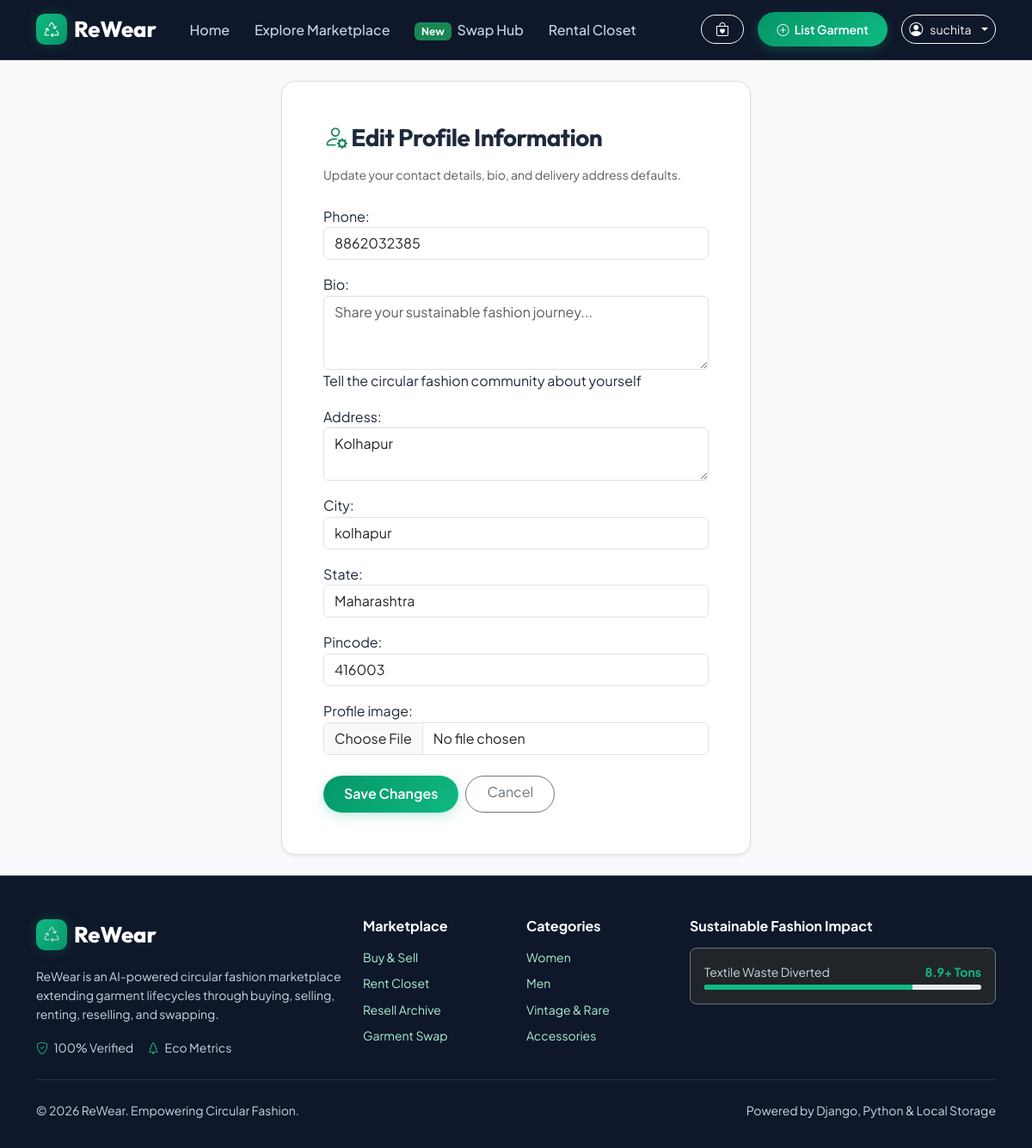
Page /profile/edit/ (signed in) on the committed database.
### marketplace/models.py (models this page shows, shortened)
class UserProfile(models.Model):
    user = models.OneToOneField(User, on_delete=models.CASCADE, related_name='profile')
    phone = models.CharField(max_length=15, blank=True)
    bio = models.TextField(blank=True, help_text="Tell the circular fashion community about yourself")
    address = models.TextField(blank=True)
    city = models.CharField(max_length=100, blank=True)
    state = models.CharField(max_length=100, blank=True)
    pincode = models.CharField(max_length=10, blank=True)
    profile_image = models.ImageField(upload_to='profiles/', blank=True, null=True)
    sustainability_points = models.PositiveIntegerField(default=120)
    eco_level = models.CharField(max_length=50, default='Eco Pioneer')

### marketplace/views.py (the view)
# urls.py: path('profile/edit/', views.edit_profile_view, name='edit_profile'),
@login_required
def edit_profile_view(request):
    profile, _ = UserProfile.objects.get_or_create(user=request.user)
    if request.method == 'POST':
        form = UserProfileForm(request.POST, request.FILES, instance=profile)
        if form.is_valid():
            form.save()
            messages.success(request, "Profile updated successfully!")
            return redirect('profile')
    else:
        form = UserProfileForm(instance=profile)
    return render(request, 'marketplace/edit_profile.html', {'form': form})

### marketplace/forms.py
class UserProfileForm(forms.ModelForm):
    class Meta:
        model = UserProfile
        fields = ("phone", "bio", "address", "city", "state", "pincode", "profile_image")
        widgets = {
            'phone': forms.TextInput(attrs={'class': 'form-control', 'placeholder': '+91 9876543210'}),
            'bio': forms.Textarea(attrs={'class': 'form-control', 'rows': 3, 'placeholder': 'Share your sustainable fashion journey...'}),
            'address': forms.Textarea(attrs={'class': 'form-control', 'rows': 2, 'placeholder': 'Street Address'}),
            'city': forms.TextInput(attrs={'class': 'form-control'}),
            'state': forms.TextInput(attrs={'class': 'form-control'}),
            'pincode': forms.TextInput(attrs={'class': 'form-control'}),
            'profile_image': forms.FileInput(attrs={'class': 'form-control'}),
        }

### marketplace/context_processors.py (called while the page is built)
def cart_context(request):
    if request.user.is_authenticated:
        count = CartItem.objects.filter(user=request.user).count()
        profile, _ = UserProfile.objects.get_or_create(user=request.user)
        return {
            'cart_count': count,
            'user_profile': profile,
        }
    return {
        'cart_count': 0,
        'user_profile': None,
    }

### marketplace/templates/marketplace/edit_profile.html (shortened to what this page needs)
{% extends 'base.html' %}
{% block content %}
<div class="container py-4">
    <div class="row justify-content-center">
        <div class="col-lg-6">
            <div class="bg-white p-4 p-md-5 rounded-4 shadow-sm border">
                <h3 class="fw-bold mb-3"><i class="bi bi-person-gear text-success"></i> Edit Profile Information</h3>
                <p class="text-muted small mb-4">Update your contact details, bio, and delivery address defaults.</p>
                <form method="POST" enctype="multipart/form-data">
                    {{ form.as_p }}
                    <div class="d-flex gap-2 mt-4">
                        <button type="submit" class="btn btn-rewear-primary rounded-pill px-4">Save Changes</button>
                        <a href="{% url 'profile' %}" class="btn btn-outline-secondary rounded-pill px-4">Cancel</a>
                    </div>
                </form>
            </div>
        </div>
    </div>
</div>
{% endblock %}

### marketplace/templates/base.html (shortened to what this page needs)
{% load static %}
<!DOCTYPE html>
<html lang="en">
<head>
    <link href="https://cdn.jsdelivr.net/npm/bootstrap@5.3.2/dist/css/bootstrap.min.css" rel="stylesheet">
    <link rel="stylesheet" href="https://cdn.jsdelivr.net/npm/bootstrap-icons@1.11.1/font/bootstrap-icons.css">
    <link rel="stylesheet" href="{% static 'css/style.css' %}">
</head>
<body>
    <nav class="navbar navbar-expand-lg rewear-navbar navbar-dark">
        <div class="container">
            <a class="rewear-brand" href="{% url 'home' %}">
                <span class="eco-icon"><i class="bi bi-recycle"></i></span>
                ReWear
            </a>
            <div class="collapse navbar-collapse" id="navbarContent">
                <ul class="navbar-nav me-auto mb-2 mb-lg-0 ms-lg-4">
                    <li class="nav-item">
                        <a class="nav-link" href="{% url 'home' %}">Home</a>
                    </li>
                    <li class="nav-item">
                        <a class="nav-link" href="{% url 'catalog' %}">Explore Marketplace</a>
                    </li>
                    <li class="nav-item">
                        <a class="nav-link" href="{% url 'catalog' %}?type=swap"><span class="badge bg-success me-1">New</span> Swap Hub</a>
                    </li>
                    <li class="nav-item">
                        <a class="nav-link" href="{% url 'catalog' %}?type=rent">Rental Closet</a>
                    </li>
                </ul>
                <div class="d-flex align-items-center gap-3">
                    <a href="{% url 'cart_view' %}" class="btn btn-outline-light position-relative btn-sm px-3 rounded-pill">
                        <i class="bi bi-bag-heart fs-6"></i>
                    </a>
                    {% if user.is_authenticated %}
                        <a href="{% url 'add_listing' %}" class="btn btn-rewear-primary btn-sm rounded-pill">
                            <i class="bi bi-plus-circle me-1"></i> List Garment
                        </a>
                        <div class="dropdown">
                            <button class="btn btn-outline-light btn-sm rounded-pill dropdown-toggle d-flex align-items-center gap-2" type="button" data-bs-toggle="dropdown">
                                <i class="bi bi-person-circle fs-6"></i>
                                <span>{{ user.first_name|default:user.username }}</span>
                            </button>
                        </div>
                    {% else %}
                        <a href="{% url 'login' %}" class="btn btn-outline-light btn-sm rounded-pill px-3">Log In</a>
                        <a href="{% url 'signup' %}" class="btn btn-rewear-primary btn-sm rounded-pill px-3">Sign Up</a>
                    {% endif %}
                </div>
            </div>
        </div>
    </nav>
    <main class="flex-grow-1">
        {% block content %}{% endblock %}
    </main>
    <footer>
        <div class="container">
            <div class="row g-4">
                <div class="col-lg-4">
                    <a class="rewear-brand mb-3" href="{% url 'home' %}">
                        <span class="eco-icon"><i class="bi bi-recycle"></i></span>
                        ReWear
                    </a>
                    <p class="small text-slate mt-2" style="color: #cbd5e1;">
                        ReWear is an AI-powered circular fashion marketplace extending garment lifecycles through buying, selling, renting, reselling, and swapping.
                    </p>
                    <div class="d-flex gap-3 text-light small">
                        <span style="color: #cbd5e1;"><i class="bi bi-shield-check me-1" style="color:#10b981;"></i> 100% Verified</span>
                        <span style="color: #cbd5e1;"><i class="bi bi-tree me-1" style="color:#10b981;"></i> Eco Metrics</span>
                    </div>
                </div>
                <div class="col-lg-2 col-6">
                    <h6 class="text-white mb-3 fw-bold">Marketplace</h6>
                    <ul class="list-unstyled small">
                        <li class="mb-2"><a href="{% url 'catalog' %}?type=sell">Buy & Sell</a></li>
                        <li class="mb-2"><a href="{% url 'catalog' %}?type=rent">Rent Closet</a></li>
                        <li class="mb-2"><a href="{% url 'catalog' %}?type=resell">Resell Archive</a></li>
                        <li class="mb-2"><a href="{% url 'catalog' %}?type=swap">Garment Swap</a></li>
                    </ul>
                </div>
                <div class="col-lg-2 col-6">
                    <h6 class="text-white mb-3 fw-bold">Categories</h6>
                    <ul class="list-unstyled small">
                        <li class="mb-2"><a href="{% url 'catalog' %}?category=women">Women</a></li>
                        <li class="mb-2"><a href="{% url 'catalog' %}?category=men">Men</a></li>
                        <li class="mb-2"><a href="{% url 'catalog' %}?category=vintage">Vintage & Rare</a></li>
                        <li class="mb-2"><a href="{% url 'catalog' %}?category=accessories">Accessories</a></li>
                    </ul>
                </div>
                <div class="col-lg-4">
                    <h6 class="text-white mb-3 fw-bold">Sustainable Fashion Impact</h6>
                    <div class="p-3 rounded-3 bg-dark border border-secondary text-white small">
                        <div class="d-flex justify-content-between mb-1">
                            <span style="color: #cbd5e1;">Textile Waste Diverted</span>
                            <span class="text-success fw-bold" style="color:#10b981 !important;">8.9+ Tons</span>
                        </div>
                        <div class="progress" style="height: 6px;">
                            <div class="progress-bar" role="progressbar" style="width: 75%; background:#10b981;" aria-valuenow="75" aria-valuemin="0" aria-valuemax="100"></div>
                        </div>
                    </div>
                </div>
            </div>
            <hr class="border-secondary my-4">
            <div class="d-flex flex-wrap justify-content-between align-items-center small" style="color: #cbd5e1;">
                <p class="mb-0" style="color: #cbd5e1;">&copy; 2026 ReWear. Empowering Circular Fashion.</p>
                <p class="mb-0" style="color: #cbd5e1;">Powered by Django, Python & Local Storage</p>
            </div>
        </div>
    </footer>
</body>
</html>

### marketplace/static/css/style.css (style rules this page uses)
:root { --primary-emerald: #059669; --primary-hover: #047857; --primary-light: #ecfdf5; --accent-mint: #10b981; --accent-glow: rgba(16, 185, 129, 0.25); --dark-slate: #0f172a; --card-bg: #ffffff; --body-bg: #f8fafc; --text-main: #1e293b; --text-muted: #64748b; --border-subtle: #e2e8f0; --glass-bg: rgba(255, 255, 255, 0.85); --glass-border: rgba(255, 255, 255, 0.4); --radius-lg: 16px; --radius-md: 12px; --shadow-sm: 0 2px 8px rgba(15, 23, 42, 0.04); --shadow-md: 0 10px 30px -5px rgba(15, 23, 42, 0.08); --shadow-lg: 0 20px 40px -10px rgba(5, 150, 105, 0.15); }
body { font-family: 'Plus Jakarta Sans', -apple-system, BlinkMacSystemFont, sans-serif; background-color: var(--body-bg); color: var(--text-main); line-height: 1.6; min-height: 100vh; display: flex; flex-direction: column; }
h1, h2, h3, h4, h5, .brand-font { font-family: 'Outfit', sans-serif; font-weight: 700; letter-spacing: -0.02em; }
.rewear-navbar { background: var(--dark-slate); backdrop-filter: blur(12px); padding: 0.85rem 0; position: sticky; top: 0; z-index: 1000; border-bottom: 1px solid rgba(255, 255, 255, 0.1); }
.rewear-brand { font-family: 'Outfit', sans-serif; font-weight: 800; font-size: 1.6rem; color: #ffffff !important; display: flex; align-items: center; gap: 0.5rem; text-decoration: none; }
.rewear-brand .eco-icon { background: linear-gradient(135deg, #10b981, #059669); color: white; width: 36px; height: 36px; border-radius: 10px; display: inline-flex; align-items: center; justify-content: center; font-size: 1.1rem; box-shadow: 0 0 15px var(--accent-glow); }
.nav-link { color: #cbd5e1 !important; font-weight: 500; padding: 0.5rem 0.9rem !important; border-radius: 8px; transition: all 0.2s ease; }
.btn-rewear-primary { background: linear-gradient(135deg, var(--primary-emerald), var(--accent-mint)); color: white !important; border: none; font-weight: 600; padding: 0.6rem 1.4rem; border-radius: 10px; box-shadow: 0 4px 14px var(--accent-glow); transition: all 0.25s ease; }
footer { margin-top: auto; background: var(--dark-slate); color: #e2e8f0; padding: 3rem 0 2rem 0; border-top: 1px solid rgba(255, 255, 255, 0.15); }
footer h5, footer h6 { color: #ffffff !important; font-weight: 700; }
footer p, footer span, footer label, footer div { color: #cbd5e1 !important; }
footer a { color: #a7f3d0 !important; text-decoration: none; transition: all 0.2s ease; }

### rows in the picture
UserProfile: phone "8862032385", address "Kolhapur", city "kolhapur", state "Maharashtra", pincode "416003"

### other values in the picture
{{ user.first_name|default:user.username }} "suchita"
